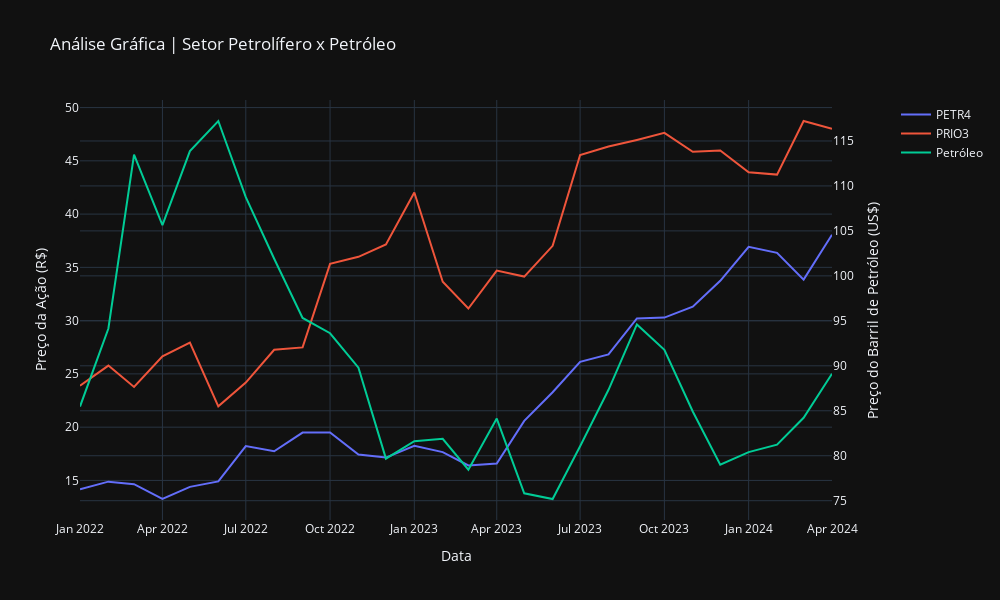

Notebook code cell kept with this figure:
### Code cell
# Preços de Petrobras e PetroRio e petróleo absolutos

fig = make_subplots(specs=[[{'secondary_y': True}]])

fig.add_trace(go.Scatter(x=df_petrolifero_petroleo.index, y=df_petrolifero_petroleo['PETR4.SA'], name='PETR4'))
fig.add_trace(go.Scatter(x=df_petrolifero_petroleo.index, y=df_petrolifero_petroleo['PRIO3.SA'], name='PRIO3'))

fig.add_trace(go.Scatter(x=df_petrolifero_petroleo.index, y=df_petrolifero_petroleo['Petroleo'], name='Petróleo'), secondary_y=True)

fig.update_layout(xaxis_title="Data", yaxis_title="Preço da Ação (R$)", yaxis2_title="Preço do Barril de Petróleo (US$)", template='plotly_dark', title="Análise Gráfica | Setor Petrolífero x Petróleo", width=1000, height=600)

fig.show()
